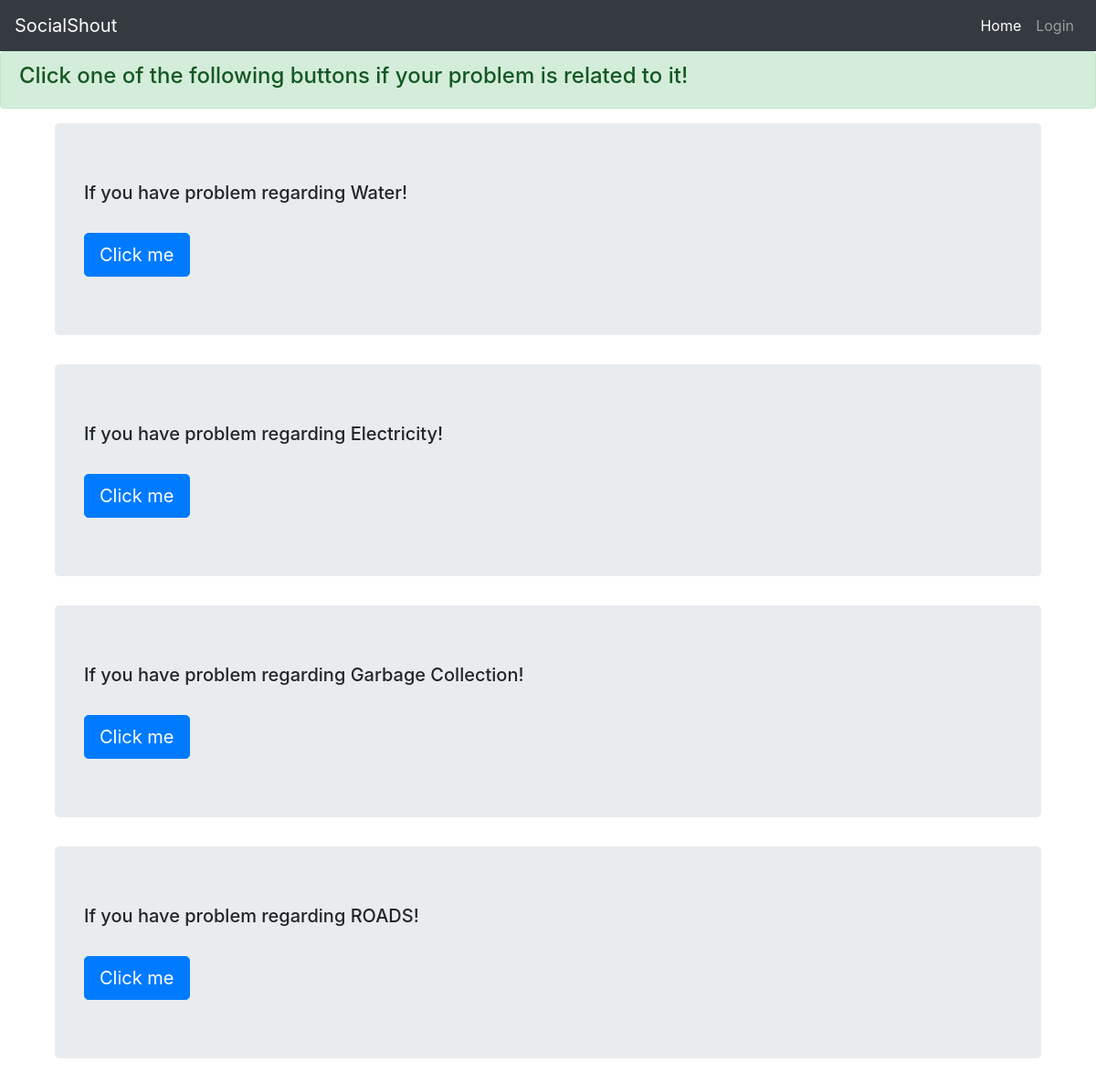
The page / on the database its author committed.
### complaint/models.py (models this page shows, shortened)
class Complaint_Category(models.Model):
    name = models.CharField(max_length=100,default=None,blank=True,null=True)

### socialshout/views.py (the view)
# urls.py: path('', views.index, name="index"),
def index(request):
    complaint_category = Complaint_Category.objects.all()
    params = {
        'complaint_category':complaint_category
    }
    return render(request,'socialShout/index.html',params)

### templates/socialShout/index.html (shortened to what this page needs)
{% extends "socialShout/base.html" %}
{% load static %}
{% block content %}
<div class="alert alert-success" role="alert">
  <h4>Click one of the following buttons if your problem is related to it!</h4>
</div>
<div class="container">
<div class="container">
  {% for cc1 in complaint_category %}
  <div class="jumbotron">
    <h5>If you have problem regarding {{cc1.name}}!</h5>
    <br>
    <a class="btn btn-primary btn-lg" href="subproblems/{{cc1.name}}/{{cc1.id}}/" id="openwater" role="button">Click me</a>
  </div>
  {% endfor %}
</div>
{% endblock content %}

### rows shown on the page
Complaint_Category: name "Water"
Complaint_Category: name "Electricity"
Complaint_Category: name "Garbage Collection"
Complaint_Category: name "ROADS"
